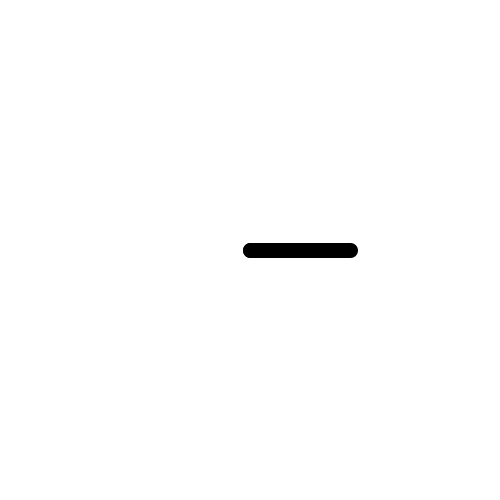
Frame 1 (no input)
Frame 60 (the mouse pressed at the canvas centre just before this capture): identical to frame 1, image omitted
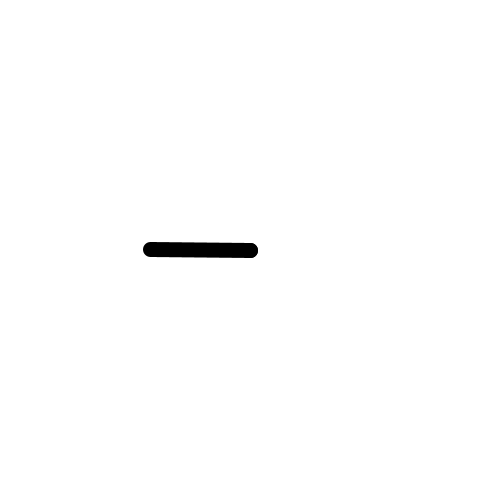
Frame 120 (the mouse held since frame 60 and released just before this capture)

The Processing sketch that drew these frames (run headless with seeded random() and noise(); from frame 60 on, the mouse is pressed at the canvas centre):

// Processing sketch: zegar
// ── zegar.pde
void setup() {
  size(500, 500);
  strokeWeight(15);
}

void draw() {
  background(255);
  PVector v = PVector.fromAngle(map(mouseX, 0, width, 0, 2*PI));
  translate(width/2, height/2);
  point(0, 0);
  v.mult(100);
  line(0, 0, v.x, v.y);
}
